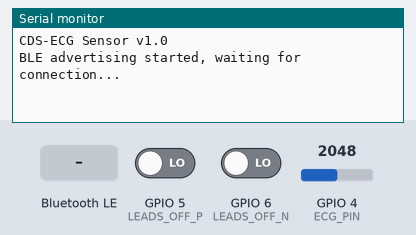
A sketch run on a simulated ESP32-S3. Shown: the last lines printed to the serial monitor. The inputs (shaded band) are chosen by the test bench; at power-on: GPIO 5 (LEADS_OFF_P) LOW, GPIO 4 (ECG_PIN) = 2048, GPIO 6 (LEADS_OFF_N) LOW (analog values on the 0–4095 scale). Nothing arrives over Bluetooth unless stated; a phone connects over Bluetooth LE 3 s after start.

Above: at 1.2 s.
1.3 s: Bluetooth LE write "START" received
At 2.0 s:
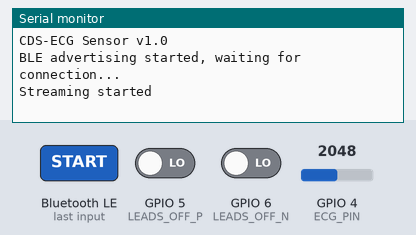
4.3 s: GPIO 5 (LEADS_OFF_P) driven HIGH
At 6.0 s:
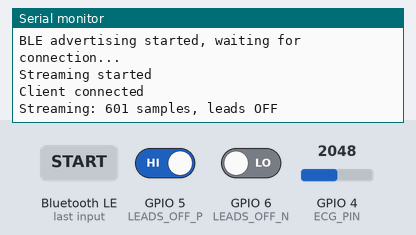
6.5 s: Bluetooth LE write "STOP" received
At 7.1 s:
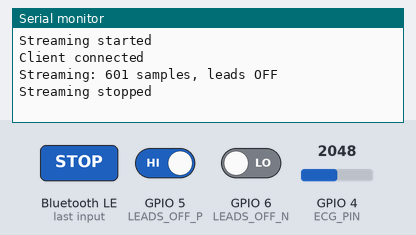

Measured:
- after the input at 1.3 s, the serial monitor: prints a new line at once (image 1)
- after the input at 4.3 s, the serial monitor: prints a new line after 0.70 s (image 2)
- after the input at 6.5 s, the serial monitor: prints a new line at once (image 3)

The sketch:

esp32_ad8232_ble.ino
```cpp
/*
 * ESP32-S3 + AD8232 ECG Monitor — BLE Streaming Firmware
 * ======================================================
 *
 * Hardware wiring (AD8232 -> ESP32-S3):
 *   OUTPUT  -> GPIO 4  (ADC1_CH3, analog ECG signal)
 *   LO+     -> GPIO 5  (leads-off detection +)
 *   LO-     -> GPIO 6  (leads-off detection -)
 *   3.3V    -> 3V3
 *   GND     -> GND
 *   SDN     -> not connected (leave floating = active)
 *
 * ECG electrode placement (3-electrode):
 *   RA (Right Arm) -> right collarbone area
 *   LA (Left Arm)  -> left collarbone area
 *   RL (Right Leg)  -> lower right abdomen (reference/ground)
 *
 * BLE service:
 *   Service UUID:        0000ecg0-0000-1000-8000-00805f9b34fb
 *   ECG Data Char:       0000ecg1-0000-1000-8000-00805f9b34fb  (notify)
 *   Control Char:        0000ecg2-0000-1000-8000-00805f9b34fb  (write)
 *
 * Data format:
 *   Each BLE notification = 40 bytes = 20 samples x 2 bytes (uint16 LE)
 *   Sampling rate: 300 Hz  (notification every ~66.7ms)
 *   ADC resolution: 12-bit (0-4095)
 *
 * Control commands (write to control characteristic):
 *   "START"  -> begin streaming
 *   "STOP"   -> stop streaming
 *   "STATUS" -> reply with device status via notify
 */

#include <BLEDevice.h>
#include <BLEServer.h>
#include <BLEUtils.h>
#include <BLE2902.h>

#define ECG_PIN       4
#define LEADS_OFF_P   5
#define LEADS_OFF_N   6

#define SAMPLE_RATE   300
#define SAMPLES_PER_PACKET  20
#define PACKET_BYTES  (SAMPLES_PER_PACKET * 2)

#define SERVICE_UUID        "0000ecg0-0000-1000-8000-00805f9b34fb"
#define ECG_CHAR_UUID       "0000ecg1-0000-1000-8000-00805f9b34fb"
#define CONTROL_CHAR_UUID   "0000ecg2-0000-1000-8000-00805f9b34fb"

BLEServer* pServer = NULL;
BLECharacteristic* pEcgChar = NULL;
BLECharacteristic* pControlChar = NULL;
bool deviceConnected = false;
bool streaming = false;

uint16_t sampleBuffer[SAMPLES_PER_PACKET];
int sampleIndex = 0;

hw_timer_t* sampleTimer = NULL;
volatile bool sampleReady = false;
volatile uint16_t latestSample = 0;
volatile bool leadsOff = false;

unsigned long lastStatusMs = 0;
unsigned long totalSamples = 0;

class ServerCallbacks : public BLEServerCallbacks {
    void onConnect(BLEServer* pServer) {
        deviceConnected = true;
        Serial.println("Client connected");
    }

    void onDisconnect(BLEServer* pServer) {
        deviceConnected = false;
        streaming = false;
        Serial.println("Client disconnected");
        BLEDevice::startAdvertising();
    }
};

class ControlCallbacks : public BLECharacteristicCallbacks {
    void onWrite(BLECharacteristic* pChar) {
        std::string val = pChar->getValue();
        if (val == "START") {
            streaming = true;
            sampleIndex = 0;
            totalSamples = 0;
            Serial.println("Streaming started");
        } else if (val == "STOP") {
            streaming = false;
            Serial.println("Streaming stopped");
        } else if (val == "STATUS") {
            char status[64];
            snprintf(status, sizeof(status),
                     "OK rate=%d leads=%s samples=%lu",
                     SAMPLE_RATE,
                     leadsOff ? "OFF" : "ON",
                     totalSamples);
            pEcgChar->setValue((uint8_t*)status, strlen(status));
            pEcgChar->notify();
        }
    }
};

void IRAM_ATTR onSampleTimer() {
    leadsOff = (digitalRead(LEADS_OFF_P) == HIGH) ||
               (digitalRead(LEADS_OFF_N) == HIGH);
    if (leadsOff) {
        latestSample = 0;
    } else {
        latestSample = (uint16_t)analogRead(ECG_PIN);
    }
    sampleReady = true;
}

void setup() {
    Serial.begin(115200);
    Serial.println("CDS-ECG Sensor v1.0");

    pinMode(ECG_PIN, INPUT);
    pinMode(LEADS_OFF_P, INPUT);
    pinMode(LEADS_OFF_N, INPUT);

    analogReadResolution(12);
    analogSetAttenuation(ADC_11db);

    BLEDevice::init("CDS-ECG-Sensor");
    pServer = BLEDevice::createServer();
    pServer->setCallbacks(new ServerCallbacks());

    BLEService* pService = pServer->createService(SERVICE_UUID);

    pEcgChar = pService->createCharacteristic(
        ECG_CHAR_UUID,
        BLECharacteristic::PROPERTY_NOTIFY
    );
    pEcgChar->addDescriptor(new BLE2902());

    pControlChar = pService->createCharacteristic(
        CONTROL_CHAR_UUID,
        BLECharacteristic::PROPERTY_WRITE
    );
    pControlChar->setCallbacks(new ControlCallbacks());

    pService->start();

    BLEAdvertising* pAdvertising = BLEDevice::getAdvertising();
    pAdvertising->addServiceUUID(SERVICE_UUID);
    pAdvertising->setScanResponse(true);
    pAdvertising->setMinPreferred(0x06);
    pAdvertising->setMinPreferred(0x12);
    BLEDevice::startAdvertising();

    Serial.println("BLE advertising started, waiting for connection...");

    // 300 Hz timer
    sampleTimer = timerBegin(0, 80, true);  // 80 MHz / 80 = 1 MHz tick
    timerAttachInterrupt(sampleTimer, &onSampleTimer, true);
    timerAlarmWrite(sampleTimer, 1000000 / SAMPLE_RATE, true);  // 3333 us
    timerAlarmEnable(sampleTimer);
}

void loop() {
    if (!sampleReady) return;
    sampleReady = false;

    if (!deviceConnected || !streaming) return;

    sampleBuffer[sampleIndex] = latestSample;
    sampleIndex++;
    totalSamples++;

    if (sampleIndex >= SAMPLES_PER_PACKET) {
        uint8_t packet[PACKET_BYTES];
        for (int i = 0; i < SAMPLES_PER_PACKET; i++) {
            packet[i * 2]     = sampleBuffer[i] & 0xFF;
            packet[i * 2 + 1] = (sampleBuffer[i] >> 8) & 0xFF;
        }
        pEcgChar->setValue(packet, PACKET_BYTES);
        pEcgChar->notify();
        sampleIndex = 0;
    }

    // Status print every 5 seconds
    unsigned long now = millis();
    if (now - lastStatusMs > 5000) {
        lastStatusMs = now;
        Serial.printf("Streaming: %lu samples, leads %s\n",
                      totalSamples, leadsOff ? "OFF" : "ON");
    }
}
```
